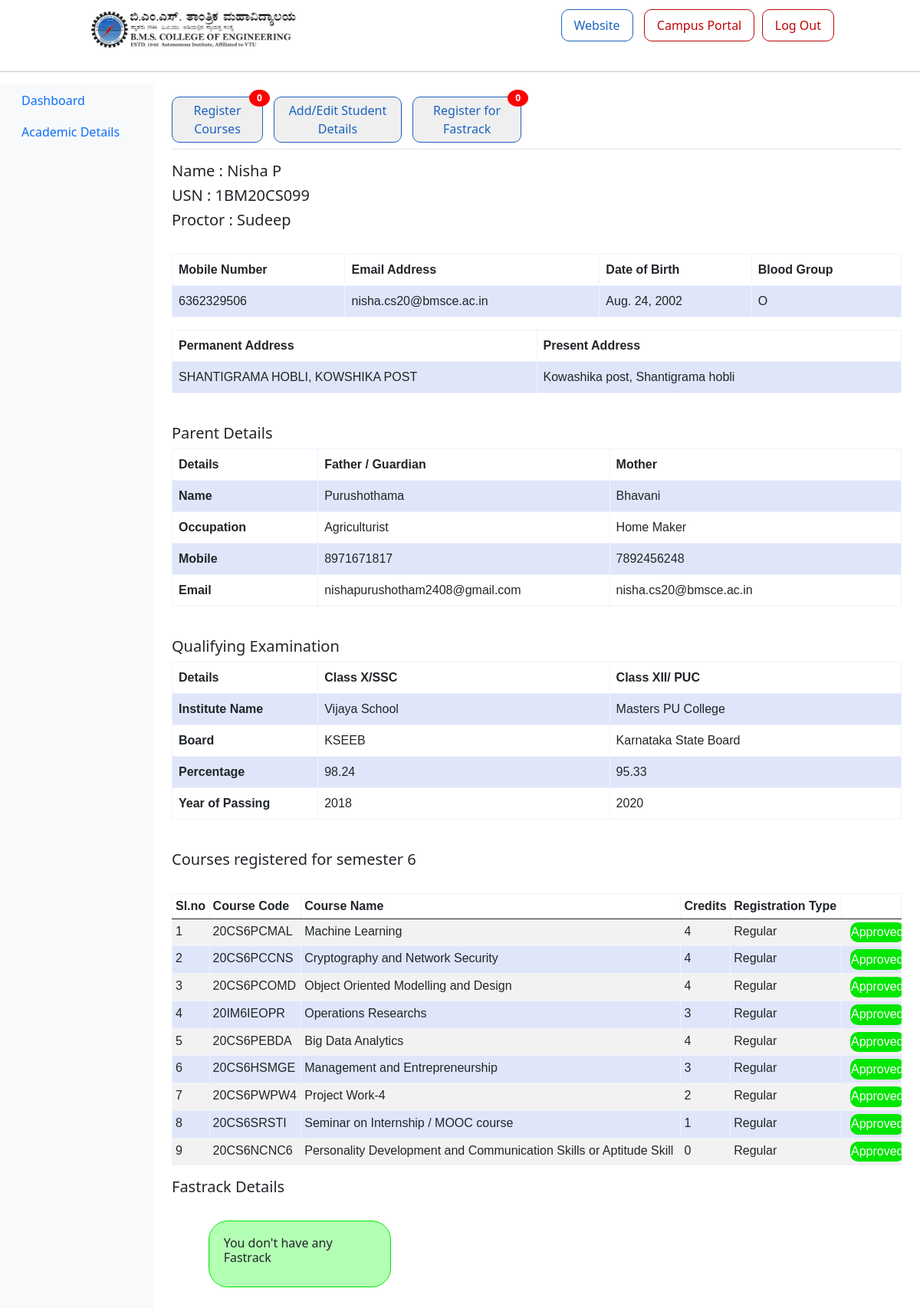
Page /student/dashboard/1BM20CS099/ (signed in) on the committed database.
### student_dashboard_proctor/models.py (models this page shows, shortened)
class Student(models.Model):
    USN= models.CharField(max_length=10)
    name = models.CharField(max_length=200)
    email=models.EmailField()
    proctor_id=models.ForeignKey(Faculty, null=True, blank=True, on_delete=models.DO_NOTHING)
    current_sem=models.IntegerField(null=True, blank=True)
    class Meta:
        ordering = ['name']

class StudentDetail(models.Model):
    USN=models.CharField(max_length=10)
    date_of_birth=models.DateField()
    permanent_address=models.TextField()
    current_address=models.TextField()
    phone_number=models.CharField(max_length=10)
    blood_group=models.CharField(max_length=3)
    father_name=models.CharField(max_length=200)
    mother_name=models.CharField(max_length=200)
    father_occupation=models.CharField(max_length=200, null=True, blank=True)
    mother_occupation=models.CharField(max_length=200, null=True, blank=True)
    father_phone_number=models.CharField(max_length=10)
    mother_phone_number=models.CharField(max_length=10)
    father_email=models.EmailField()
    mother_email=models.EmailField()
    guardian_name=models.CharField(max_length=200)
    guardian_phone_number=models.CharField(max_length=10)
    guardian_email=models.EmailField()
    class_10th_school=models.CharField(max_length=200)
    class_10th_board=models.CharField(max_length=200)
    class_10th_percentage=models.DecimalField(max_digits=5, decimal_places=2)
    class_10th_year=models.DecimalField(max_digits=4, decimal_places=0)
    class_12th_school=models.CharField(max_length=200)
    class_12th_board=models.CharField(max_length=200)
    class_12th_percentage=models.DecimalField(max_digits=5, decimal_places=2)
    class_12th_year=models.DecimalField(max_digits=4, decimal_places=0)
    class_Diploma_school=models.CharField(max_length=200, null=True, blank=True)
    class_Diploma_board=models.CharField(max_length=200, null=True, blank=True)
    class_Diploma_percentage=models.DecimalField(max_digits=5, decimal_places=2, null=True, blank=True)
    class_Diploma_year=models.DecimalField(max_digits=4, decimal_places=0, null=True, blank=True)
    isApproved=models.BooleanField(default=False)

class Sem(models.Model):
    USN=models.CharField(max_length=10)
    sem=models.IntegerField()
    courseName=models.TextField()
    courseCode=models.TextField() #can be changed to charfield
    credit=models.TextField()
    registration=models.TextField() #regular or re registered
    attemptNumber=models.FloatField(blank=True, null=True)
    attendance=models.FloatField(blank=True, null=True)
    CIE=models.FloatField(blank=True, null=True)
    SEE=models.FloatField(max_length=1, blank=True, null=True)
    GradePoints=models.CharField(max_length=1, blank=True, null=True)
    facultyHandling=models.ForeignKey(Faculty, null=True, blank=True, on_delete=models.DO_NOTHING)
    is_approved=models.BooleanField(default=False)
    is_active = models.BooleanField(default=True)

### faculty_dashboard_proctor/models.py (models this page shows)
class Faculty(models.Model):
    name = models.CharField(max_length=200)
    email=models.EmailField()
    designation = models.CharField(max_length=200)
    class Meta:
        ordering = ['name']
    def __str__(self):
        return self.name

### student_dashboard_proctor/views.py (the view)
# urls.py: path('dashboard/', views.landing_page, name='landing_page'),
@login_required
def dashboard(request, pk):
    student=Student.objects.get(email=request.user.email)
    if(StudentDetail.objects.filter(USN=student.USN).exists()):
        s_info = StudentDetail.objects.get(USN=student.USN)
    else:
        s_info = 0
    number=courseRequest.objects.filter(student_usn=student.USN)
    sem=student.current_sem
    if(pk!=student.USN):
        return HttpResponse("Not allowd")
    courses = models.Sem.objects.filter(USN=pk, sem=sem)
    coursess=Sem.objects.filter(USN=pk, sem=sem, is_approved=False)
    fastrack = models.Fastrack.objects.filter(USN=pk, is_active=True)
    length = fastrack.count()
    fcourses = models.Fastrack.objects.filter(USN=pk, is_active=True, is_approved=False)
    context = {'courses': courses, 'req': number.count(), 'sem': sem, 's_info': s_info, 'student': student, 'usn': student.USN, 'fast_count': length, 'fastrack': fastrack, 'fcourses':fcourses, 'unapproved': len(coursess)}
    return render(request, 'student_dashboard_proctor/dashboard.html', context)

### templates/student_dashboard_proctor/dashboard.html (shortened to what this page needs)
{% extends '../base.html' %} {% load static %} {% block content %}
<div class="container-fluid">
  <div class="row">
    <nav id="sidebarMenu" class="col-md-3 col-lg-2 d-md bg-light">
      <ul class="nav flex-column">
        <li class="nav-item">
          <a class="nav-link active" aria-current="page" href="#">
            Dashboard
          </a>
        </li>
        <li class="nav-item">
          <a class="nav-link" href="{% url 'student:marks' usn  %}">
            Academic Details
          </a>
        </li>
      </ul>
    </nav>
    <main class="col-md-9 ms-sm-auto col-lg-10 px-md-4">
      {% if s_info == 0 %}
      <div class="center" style="padding: 10%">
        <div
          class="container"
          style="
            background-color: #c0daf1;
            padding: 5%;
            border: 1px solid #205d92;
            border-radius: 25px;
          "
        >
          <h4 style="color: #205d92; font-family: 'Sono', sans-serif">
            Please enter your personal details!!
            <A href="{% url 'student:student_details_form'   %}">Here</a>
          </h4>
        </div>
      </div>
      {%else%}
      <div
        class="d-flex justify-content-between flex-wrap flex-md-nowrap align-items-center pt-3 pb-2 mb-3 border-bottom"
      >
        <div class="btn-toolbar mb-2 mb-md-0">
          <div class="btn-group me-2">
            <button class="website notification" style="padding: 1%">
              <a
                style="text-decoration: none"
                href="{% url 'student:register' %}"
              >
                <span>Register Courses</span
                ><span class="badge">{{req}}</span></a
              >
            </button>
            <button class="website notification" style="padding: 1%">
              <a
                style="text-decoration: none"
                href="{% url 'student:student_details_form' %}"
                ><span>Add/Edit Student Details</span></a
              >
            </button>
            <button class="website notification" style="padding: 1%">
              <a
                style="text-decoration: none"
                href="{% url 'student:fastrack_register' %}"
              >
                <span>Register for Fastrack</span
                ><span class="badge">{{req}}</span></a
              >
            </button>
          </div>
        </div>
      </div>
      <div class="main_details">
        <span width="50%"><h5>Name : {{student.name}}</h5></span>
        <span width="50%"><h5>USN : {{student.USN}}</h5></span>
        <span width="50%"><h5>Proctor : {{student.proctor_id}}</h5></span>
      </div>
      <br />
      <table class="table">
        <tbody>
          <tr>
            <th>Mobile Number</th>
            <th>Email Address</th>
            <th>Date of Birth</th>
            <th>Blood Group</th>
          </tr>
          <tr>
            <td>{{s_info.phone_number}}</td>
            <td>{{student.email}}</td>
            <td>{{s_info.date_of_birth}}</td>
            <td>{{s_info.blood_group}}</td>
          </tr>
        </tbody>
      </table>
      <table class="table">
        <tbody>
          <tr>
            <th width="40%">Permanent Address</th>
            <th width="40%">Present Address</th>
          </tr>
          <tr>
            <td>{{s_info.permanent_address}}</td>
            <td>{{s_info.current_address}}</td>
          </tr>
        </tbody>
      </table>
      <br />
      <h5>Parent Details</h5>
      <table class="table">
        <tbody>
          <tr>
            <th width="20%">Details</th>
            <th width="40%">Father / Guardian</th>
            <th width="40%">Mother</th>
          </tr>
          <tr>
            <th>Name</th>
            <td>{{s_info.father_name}}</td>
            <td>{{s_info.mother_name}}</td>
          </tr>
          <tr>
            <th>Occupation</th>
            <td>{{s_info.father_occupation}}</td>
            <td>{{s_info.mother_occupation}}</td>
          </tr>
          <tr>
            <th>Mobile</th>
            <td>{{s_info.father_phone_number}}</td>
            <td>{{s_info.mother_phone_number}}</td>
          </tr>
          <tr>
            <th>Email</th>
            <td>{{s_info.father_email}}</td>
            <td>{{s_info.mother_email}}</td>
          </tr>
        </tbody>
      </table>
      <br />
      <h5>Qualifying Examination</h5>
      <table class="table">
        <tbody>
          <tr>
            <th width="20%">Details</th>
            <th width="40%">Class X/SSC</th>
            <th width="40%">Class XII/ PUC</th>
          </tr>
          <tr>
            <th>Institute Name</th>
            <td>{{s_info.class_10th_school}}</td>
            <td>{{s_info.class_12th_school}}</td>
          </tr>
          <tr>
            <th>Board</th>
            <td>{{s_info.class_10th_board}}</td>
            <td>{{s_info.class_12th_board}}</td>
          </tr>
          <tr>
            <th>Percentage</th>
            <td>{{s_info.class_10th_percentage}}</td>
            <td>{{s_info.class_12th_percentage}}</td>
          </tr>
          <tr>
            <th>Year of Passing</th>
            <td>{{s_info.class_10th_year}}</td>
            <td>{{s_info.class_12th_year}}</td>
          </tr>
        </tbody>
      </table>
      <br />
      <h5>Courses registered for semester {{sem}}</h5>
      <br />
      <div class="table-responsive">
        <table class="table table-striped table-sm">
          <thead>
            <tr>
              <th scope="col">Sl.no</th>
              <th scope="col">Course Code</th>
              <th scope="col">Course Name</th>
              <th scope="col">Credits</th>
              <th scope="col">Registration Type</th>
              <th scope="col"></th>
            </tr>
          </thead>
          <tbody>
            {% for course in courses %}
            <tr>
              <td>{{forloop.counter}}</td>
              <td>{{course.courseCode}}</td>
              <td>{{course.courseName}}</td>
              <td>{{course.credit}}</td>
              <td>{{course.registration}}</td>
              <td>
                {% if course.is_approved %}
                <button style="padding: 2%; margin-left: 10%; color: white; border: none; background-color: #00e600; border-radius: 10px;">
                <span>Approved</span>
                </button>
                {% else %}
                <div style="padding: 2%;">
                  <button style="padding: 2%; margin-left: 10%; color: white; border: none; background-color: #BF0404; border-radius: 10px;">
                    <span><h6>Waiting for Approval</h6></span>
                    </button>
                </div>
                {% endif %}
              </td>
            </tr>
            {% endfor %}
          </tbody>
        </table>
      </div>
      <h5>Fastrack Details</h5>
      <br />
      <div class="table-responsive">
        {% if fast_count == 0 %}
        <div style="margin-left: 5%; margin-bottom: 5%; padding: 2%; background-color: #b3ffb3; border-radius: 25px; width: 25%; border: 1px solid #00e600">
          <h6>You don't have any Fastrack</h6>
        </div>
        {% endif %}
      </div>
      {% endif %}
    </main>
  </div>
</div>
{% endblock content %}

### assets/style.css (style rules this page uses)
body { overflow-x: hidden; }
.website { color: #1B62BF; border: 1px solid #1B62BF; margin-right: 3%; border-radius: 10px; }
.website a { color: #1B62BF; }

### templates/student_dashboard_proctor/dashboard.html (style rules this page uses)
.notification { color: white; text-decoration: none; padding: 15px 26px; position: relative; display: inline-block; }
.notification .badge { position: absolute; top: -10px; right: -10px; padding: 5px 10px; border-radius: 50%; background-color: red; color: white; }
table { font-family: arial, sans-serif; border-collapse: collapse; width: 100%; }
td, th { border: 1px solid #eef3fe; text-align: left; padding: 8px; }
tr:nth-child(even) { background-color: #e0e6f9; }

### rows in the picture
Student: name "Nisha P", USN "1BM20CS099", proctor_id "Sudeep", email "nisha.cs20@bmsce.ac.in"
StudentDetail: phone_number "6362329506", date_of_birth "Aug. 24, 2002", blood_group "O", permanent_address "SHANTIGRAMA HOBLI, KOWSHIKA POST", current_address "Kowashika post, Shantigrama hobli", father_name "Purushothama", mother_name "Bhavani", father_occupation "Agriculturist", mother_occupation "Home Maker", father_phone_number "8971671817", mother_phone_number "7892456248", father_email "nishapurushotham2408@gmail.com", mother_email "nisha.cs20@bmsce.ac.in", class_10th_school "Vijaya School", class_12th_school "Masters PU College", class_10th_board "KSEEB", class_12th_board "Karnataka State Board", class_10th_percentage "98.24", class_12th_percentage "95.33", class_10th_year "2018", class_12th_year "2020"
Sem: courseCode "20CS6PCMAL", courseName "Machine Learning", credit "4", registration "Regular", is_approved "Approved"
Sem: courseCode "20CS6PCCNS", courseName "Cryptography and Network Security", credit "4", registration "Regular", is_approved "Approved"
Sem: courseCode "20CS6PCOMD", courseName "Object Oriented Modelling and Design", credit "4", registration "Regular", is_approved "Approved"
Sem: courseCode "20IM6IEOPR", courseName "Operations Researchs", credit "3", registration "Regular", is_approved "Approved"
Sem: courseCode "20CS6PEBDA", courseName "Big Data Analytics", credit "4", registration "Regular", is_approved "Approved"
Sem: courseCode "20CS6HSMGE", courseName "Management and Entrepreneurship", credit "3", registration "Regular", is_approved "Approved"
Sem: courseCode "20CS6PWPW4", courseName "Project Work-4", credit "2", registration "Regular", is_approved "Approved"
Sem: courseCode "20CS6SRSTI", courseName "Seminar on Internship / MOOC course", credit "1", registration "Regular", is_approved "Approved"
Sem: courseCode "20CS6NCNC6", courseName "Personality Development and Communication Skills or Aptitude Skill", credit "0", registration "Regular", is_approved "Approved"

### other values in the picture
{{ req }} "0"
{{ sem }} "6"
